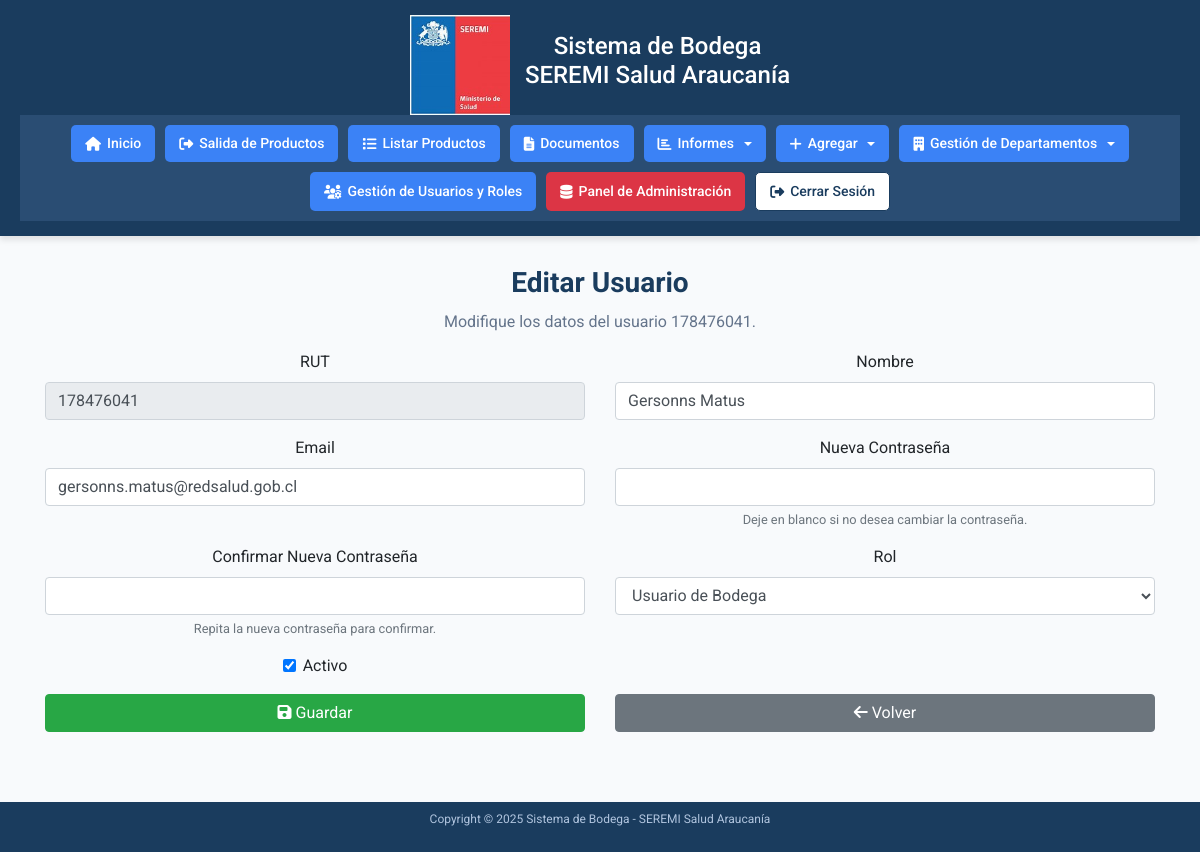
The page /accounts/editar-usuario/178476041/ (signed in) on the database its author committed.
### accounts/models.py (models this page shows, shortened)
class CustomUser(AbstractUser):
    rut = models.CharField(
        max_length=12,
        unique=True,
        validators=[validate_rut],
        help_text="RUT sin puntos ni guiones (ej. 12345678K)"
    )
    nombre = models.CharField(max_length=100, verbose_name="Nombre completo")
    class Meta:
        verbose_name = "Usuario"
        verbose_name_plural = "Usuarios"
        permissions = [
            ("can_access_admin", "Acceso al panel de administración"),
            ("can_manage_users", "Gestión de usuarios"),
            ("can_manage_departments", "Gestión de departamentos"),
            ("can_edit", "Edición de registros"),
        ]

### accounts/views.py (the view)
# urls.py: path('editar-usuario/<str:rut>/', views.editar_usuario, name='editar-usuario'),  # Editar un usuario por RUT
@login_required
@permission_required('accounts.can_access_admin', raise_exception=True)
@permission_required('accounts.can_manage_users', raise_exception=True)
def editar_usuario(request, rut):
    limpiar_sesion_productos_salida(request)
    usuario = get_object_or_404(CustomUser, rut=rut)
    if request.method == 'POST':
        form = CustomUserEditForm(request.POST, instance=usuario)
        if form.is_valid():
            if request.user.rut == usuario.rut:
                if request.user.has_perm('accounts.can_manage_users'):
                    current_group = usuario.groups.first()
                    current_group_id = current_group.id if current_group else None
                    new_group = form.cleaned_data['grupo']
                    if not new_group:
                        messages.error(request, 'Debe seleccionar un rol válido.')
                        return render(request, 'accounts/editar_usuario.html', {'form': form, 'usuario': usuario})
                    new_group_id = new_group.id
                    if current_group_id != new_group_id:
                        error_message = f'El usuario {request.user.rut} intentó cambiar su propio rol de {current_group.name if current_group else "Ninguno"} a {new_group.name}.'
                        logger.info(error_message)
                        messages.error(request, 'No puedes cambiar tu propio rol. Pide a otro administrador que realice este cambio.')
                        return render(request, 'accounts/editar_usuario.html', {'form': form, 'usuario': usuario})
            usuario = form.save()
            password = form.cleaned_data.get('password')
            if password:
                usuario.set_password(password)
                usuario.save()
                messages.info(request, 'La contraseña ha sido actualizada.')
            messages.success(request, f'Usuario {usuario.rut} actualizado con éxito.')
            return redirect('listar-usuarios')
        messages.error(request, 'Error al actualizar el usuario. Verifica los datos.')
    else:
        form = CustomUserEditForm(instance=usuario)
    return render(request, 'accounts/editar_usuario.html', {'form': form, 'usuario': usuario})

### accounts/auth_backend.py (called while the page is built)
    def get_user(self, user_id):
        UserModel = get_user_model()
        try:
            return UserModel.objects.get(pk=user_id)
        except UserModel.DoesNotExist:
            return None

### accounts/views.py (called while the page is built)
def limpiar_sesion_productos_salida(request):
    if 'productos_salida' in request.session:
        logger.info("Limpiando variable de sesión 'productos_salida'.")
        del request.session['productos_salida']
        request.session.modified = True

### accounts/templates/accounts/editar_usuario.html (shortened to what this page needs)
{% extends "accounts/home.html" %}
{% load static %}
{% block content %}
<div class="container">
    <h2>Editar Usuario</h2>
    <p>Modifique los datos del usuario {{ usuario.rut }}.</p>
    <form method="post" class="mb-4">
        <div class="row">
            <div class="col-md-6 mb-3">
                <label for="id_rut" class="form-label">RUT</label>
                {{ form.rut }}
            </div>
            <div class="col-md-6 mb-3">
                <label for="id_nombre" class="form-label">Nombre</label>
                {{ form.nombre }}
            </div>
            <div class="col-md-6 mb-3">
                <label for="id_email" class="form-label">Email</label>
                {{ form.email }}
            </div>
            <div class="col-md-6 mb-3">
                <label for="id_password" class="form-label">Nueva Contraseña</label>
                {{ form.password }}
                <small class="form-text text-muted">{{ form.password.help_text }}</small>
            </div>
            <div class="col-md-6 mb-3">
                <label for="id_password_confirm" class="form-label">Confirmar Nueva Contraseña</label>
                {{ form.password_confirm }}
                <small class="form-text text-muted">{{ form.password_confirm.help_text }}</small>
            </div>
            <div class="col-md-6 mb-3">
                <label for="id_grupo" class="form-label">Rol</label>
                {{ form.grupo }}
            </div>
            <div class="col-md-6 mb-3">
                <div class="form-check">
                    {{ form.is_active }}
                    <label for="id_is_active" class="form-check-label">Activo</label>
                </div>
            </div>
        </div>
        <div class="row">
            <div class="col-md-6 mb-3">
                <button type="submit" class="btn btn-success btn-block"><i class="fas fa-save"></i> Guardar</button>
            </div>
            <div class="col-md-6 mb-3">
                <a href="{% url 'listar-usuarios' %}" class="btn btn-secondary btn-block"><i class="fas fa-arrow-left"></i> Volver</a>
            </div>
        </div>
    </form>
</div>
{% endblock %}

### accounts/templates/accounts/home.html (style rules this page uses)
* { margin: 0; padding: 0; box-sizing: border-box; font-family: 'Roboto', Arial, sans-serif; }
body { background-color: #f8fafc; display: flex; flex-direction: column; min-height: 100vh; }
main .container { width: 100%; padding: 0 15px; box-sizing: border-box; }
main h2 { color: #1a3c5e; font-size: 28px; font-weight: 700; margin-bottom: 10px; }
main p { color: #64748b; font-size: 16px; }

### rows shown on the page
CustomUser: rut "178476041", nombre "Gersonns Matus", email "gersonns.matus@redsalud.gob.cl", is_active "☑"
